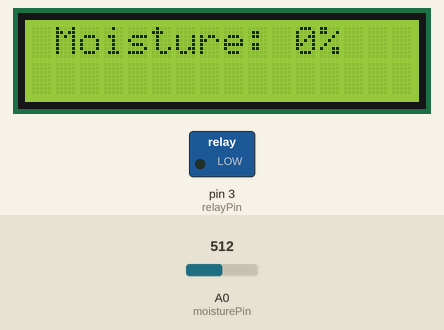
This sketch was run on a simulated Arduino Uno, built with avr-gcc and run on an emulated ATmega328P. On the bench: 16×2 character LCD, switched loads named in the sketch (green lamp = pin HIGH). The inputs (shaded band) are chosen by the test bench; at power-on: A0 (moisturePin) = 512. What the sketch prints to the serial monitor is not drawn.

Above: at 1.2 s.
1.3 s: A0 (moisturePin) set to 389
At 5.8 s:
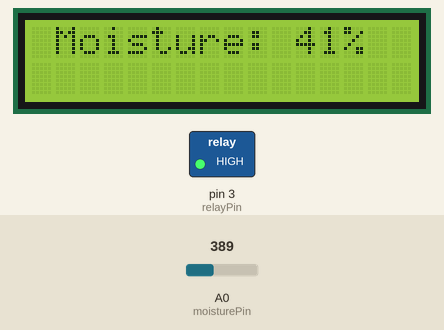
9.1 s: A0 (moisturePin) set to 363
At 13.3 s:
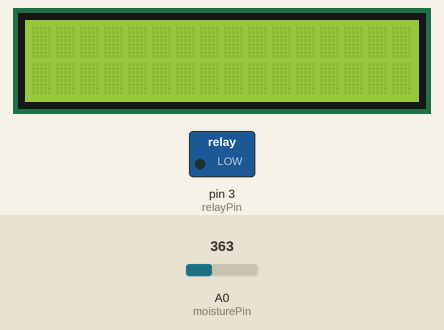
19.1 s: A0 (moisturePin) set to 306
At 20.9 s:
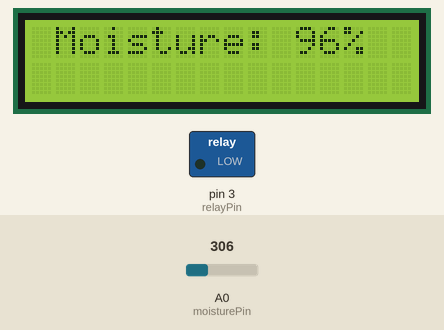
Timing chart, 0 to 22.4 s (numbered marks = the images above; inputs shaded):
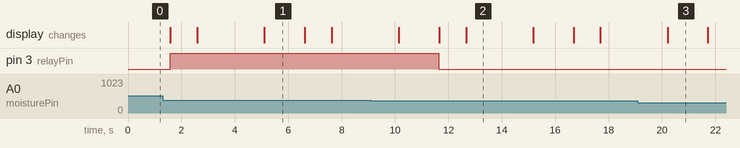

Measured:
- the behaviour switches between 377 and 376 on A0 (moisturePin) (found by bisection; images 1 and 2)
- after the input at 9.1 s, pin 3 (relayPin): HIGH → LOW after 2.5 s
- what the display in image 1 shows lasts 1.5 s, from 5.1 s to 6.6 s
- what the display in image 2 shows lasts 2.5 s, from 12.7 s to 15.2 s

The sketch:

moisturizerSensor.ino
```cpp
#include <Wire.h>
#include <LiquidCrystal_I2C.h>

// Replace 0x27 with the correct address if different
LiquidCrystal_I2C lcd(0x27, 16, 2);

const int moisturePin = A0; // Moisture sensor input pin
const int relayPin = 3;     // Relay control pin

int moistureValue = 0;      // Variable to store the moisture value
int moisturePercent = 0;    // Variable to store the moisture percentage

int dry = 450;
int wet = 300;

int getMoisturePercentage(int moistureValue, int wet, int dry) {
    int moisturePercent;

    if (moistureValue >= dry) {
        moisturePercent = 0;  // Completely dry
    } else if (moistureValue <= wet) {
        moisturePercent = 100;  // Completely wet
    } else {
        moisturePercent = map(moistureValue, wet, dry, 100, 0);
    }
    return moisturePercent;
}

void displayData(int moisturePercent){
  // Display moisture percentage on the LCD
  if(moisturePercent != -1){
    lcd.setCursor(1, 0);
    lcd.print("Moisture: ");
    lcd.print(moisturePercent);
    lcd.print("%");
    delay(1500);
    lcd.clear();

    // Open valve if moisturePercent is below 50%
    if (moisturePercent < 50) {
      digitalWrite(relayPin, HIGH);  // Open the valve
      lcd.print("Opening valve");
    } else {
      digitalWrite(relayPin, LOW);   // Close the valve
      lcd.print("Valve closed");
    }
    delay(1000);
    lcd.clear();
    } else {
      lcd.setCursor(1, 0);
      lcd.print("BAD DATA ERROR");
    }
    // add delay before removing message
    delay(1500);
    lcd.clear();
}

void setup() {
  Serial.begin(115200); // Start Serial communication with ESP8266
  // lcd light on
  lcd.init();
  lcd.backlight();

  // relay mode setup
  pinMode(relayPin, OUTPUT);
}


void loop() {
  moistureValue = analogRead(moisturePin);

  // Check if sensor gets data
  if (moistureValue < 0) {
    // Handle the error value
    Serial.println("Error: Failed to read from moisture sensor");
    moisturePercent = -1; // Assign a default error value
  } else {
    // Map moistureValue to a percentage
    moisturePercent = getMoisturePercentage(moistureValue, wet, dry);
    displayData(moisturePercent);
  }

  // Send moisture percentage to ESP8266
  Serial.println(moisturePercent);
  delay(1000);
}
```
